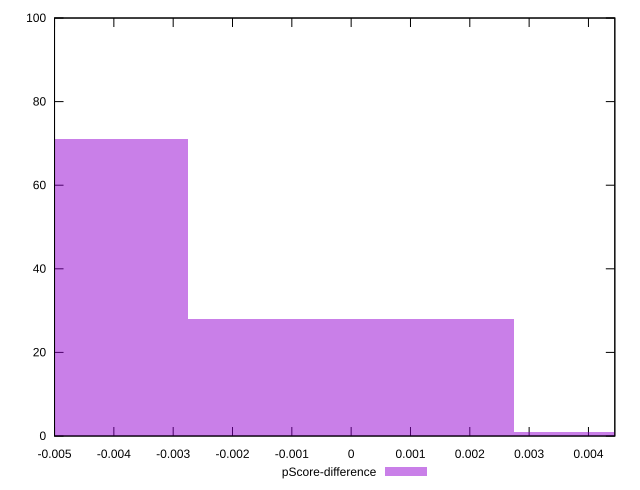

This figure's gnuplot source:
reset

$pScoreDifference <<EOF
0 28
-0.005492476279751508 71
0.005492476279751508 1
EOF

set key outside below
set boxwidth 0.005492476279751508
set xrange [-0.0050000000000000044:0.004444444444444473]
set yrange [0:100]
set trange [0:100]
set style fill transparent solid 0.5 noborder
set terminal svg size 640, 490 enhanced background rgb 'white'
set output "report_00018_2021-02-10T15-25-16.877Z/offscreen-images/samples/pages/pScore-difference/histogram.svg"

plot $pScoreDifference title "pScore-difference" with boxes

reset
